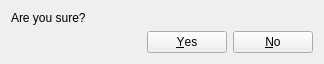
<ui version="4.0" >
 <class>YesNoDialog</class>
 <widget class="QWidget" name="YesNoDialog" >
  <property name="windowModality" >
   <enum>Qt::ApplicationModal</enum>
  </property>
  <property name="geometry" >
   <rect>
    <x>0</x>
    <y>0</y>
    <width>324</width>
    <height>64</height>
   </rect>
  </property>
  <property name="windowTitle" >
   <string>Form</string>
  </property>
  <layout class="QVBoxLayout" >
   <item>
    <widget class="QLabel" name="message_label" >
     <property name="windowModality" >
      <enum>Qt::NonModal</enum>
     </property>
     <property name="text" >
      <string>Are you sure?</string>
     </property>
    </widget>
   </item>
   <item>
    <widget class="QDialogButtonBox" name="confirm_box" >
     <property name="orientation" >
      <enum>Qt::Horizontal</enum>
     </property>
     <property name="standardButtons" >
      <set>QDialogButtonBox::No|QDialogButtonBox::NoButton|QDialogButtonBox::Yes</set>
     </property>
     <property name="centerButtons" >
      <bool>false</bool>
     </property>
    </widget>
   </item>
  </layout>
 </widget>
 <resources/>
 <connections/>
</ui>
